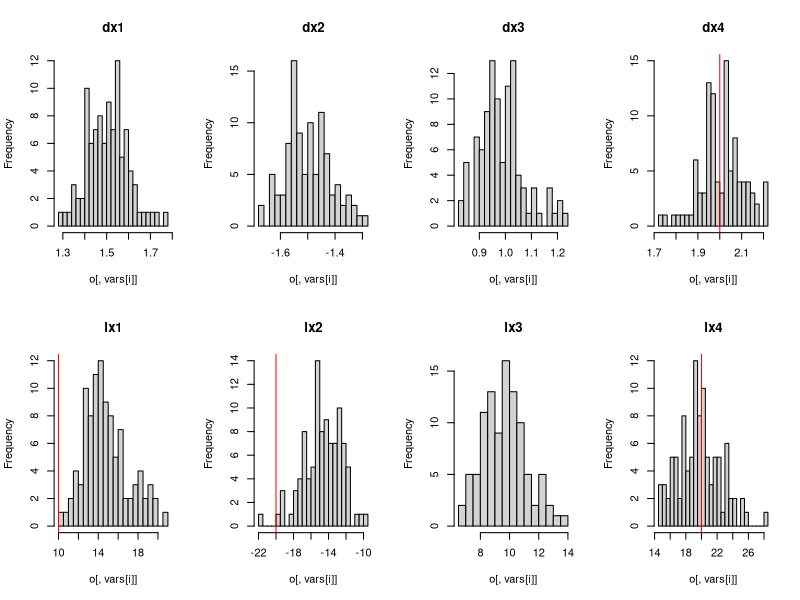
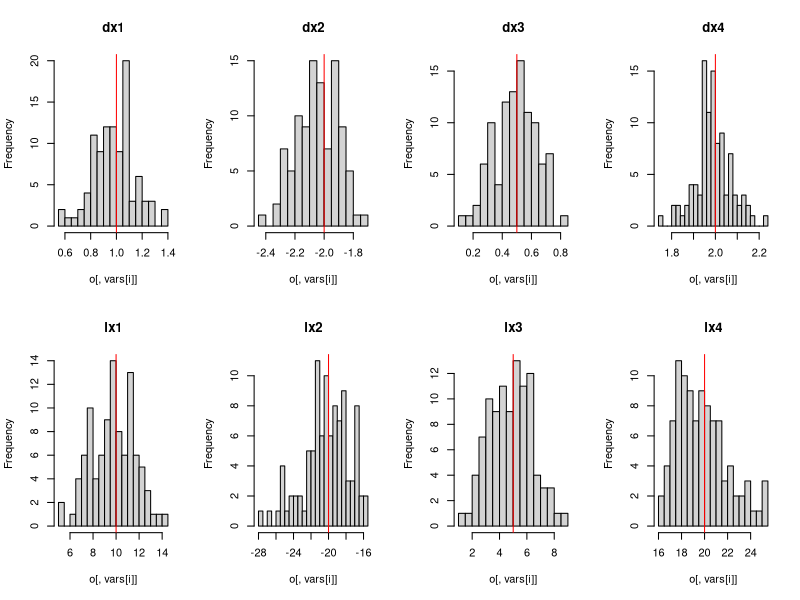

Recreate these plots in R, in order.
## ---- chunk 1

# Load required packages
library(data.table)
library(MASS)
library(knitr)

# Initialize random number
set.seed(1234)

sim_data <- function(rho=.5) {
  N = 120 # sample size
  
  #
  data = data.table(date=1:N)
  data[, quarter:=floor(((date-1)%%12)/3)+1]
  for (i in 1:3) data[,paste0('quarter',i):=ifelse(quarter==i, 1, 0)]
  
  
  data[, trend:=log(1:.N+1)]
  y_0 = 12
  k = 4
  x = matrix(runif(k*N),ncol=k)
  colnames(x) <- paste0('x', 1:k)
  
  data <- cbind(data,x)
  data[, intercept:=1]
  
  beta = c(
    'intercept' = 0,
    'quarter1' = 1,
    'quarter2' = -1,
    'quarter3' = -.5,
    'trend' = .1,
    'x1' = 1,
    'x2' = -2,
    'x3' = .5,
    'x4' = 2,
    'ly' = .9
  )
  
 # rho = .5
  
  # Correlation matrix
  R = matrix(c(1, rho, rho, rho,
               rho, 1, 0, 0,
               rho, 0, 1, 0,
               rho, 0, 0, 1), ncol = 4)
  # Standard deviations
  sig=.5
  S <- c(sqrt(.2), sqrt(sig), sqrt(sig), sqrt(sig))
  
  cor2cov <- function(R, S) {
    sweep(sweep(R, 1, S, "*"), 2, S, "*")
  }
  
  Sigma = cor2cov(R, S)
  
  # Draws from the Var-Covar Matrix
  
  error = mvrnorm(n = N,
                  mu = c(0, 0, 0, 0),
                  Sigma = Sigma)
  
  # x1 endog
  F_x=pnorm(error[,2])
  pi_vals=c(-2,2)
  x=qgamma(F_x,.5)
  data[, x1:=x]
  
  # x2 endog
  F_x=pnorm(error[,3])
  pi_vals=c(-2,2)
  x=qgamma(F_x,.5)
  data[, x2:=x]
  # x3 endog
  F_x=pnorm(error[,4])
  pi_vals=c(-2,2)
  x=qgamma(F_x,.5)
  data[, x3:=x]
  
  	  
  data[, ly:=as.numeric(NA)]
  data[1, ly:=0]
  data[, y:=as.numeric(NA)]  
  
  #shapiro.test(data$x1)
 
  data=data.frame(data)
  
  # simulate data 
  for (i in 1:N) {
    ysim <- as.matrix(data[i, names(beta)]) %*% beta + error[i, 1]
    
    data[i, 'y'] <-  ysim
    if (i < N)
      data[i + 1, 'ly'] <- ysim
    
 }
  data=data.table(data)
  
  make_copula <- function(x, increment = .001) {
    if (length(unique(x)) == 1)
      return(as.numeric(rep(NA, length(x))))
    return(ifelse(ecdf(x)(x) == 1, qnorm(1 - increment), qnorm(ecdf(x)(x))))
  }
  
  data[, dy := y - c(NA, y[-.N])]
  
  for (v in grep('x[0-9]', colnames(data), value = T)) {
    data[, paste0(v, '_star') := make_copula(get(v))]
    data[, paste0('l', v) := c(NA, get(v)[-.N])]
    data[, paste0('l', v, '_star') := make_copula(get(paste0('l', v)))]
    data[, paste0('d', v) := get(v) - c(NA, get(v)[-.N])]
  }
  
  return(data)
}

## ---- chunk 2
reps = 100
set.seed(1234)
data <- lapply(1:reps, function(...) sim_data(rho=.5))

out1 = lapply(data, function(dt)
  lm(
    dy ~ 1 + dx1 + dx2 + dx3 + dx4 + trend + ly + quarter1 + quarter2 + quarter3 +
      lx1 + lx2 + lx3 + lx4,
    data = dt
  )$coefficients)

out2 = lapply(data, function(dt)
  lm(
    dy ~ 1 + dx1 + dx2 + dx3 + dx4 + trend + ly + quarter1 + quarter2 + quarter3 +
      lx1 + lx2 + lx3 + lx4 + x1_star + x2_star + x3_star,
    data = dt
  )$coefficients)


evals <- lapply(list(out1, out2), function(out) {
    
  o = do.call('rbind', out)
  res=colMeans(o)
  
  for (i in 1:4) o[,paste0('lx', i)]<- (-o[,paste0('lx', i)])/o[,'ly']
  true = c(dx1=1, dx2=-2, dx3=.5, dx4=2, lx1=1/.1, lx2=-2/.1, lx3=.5/.1, lx4=2/.1)
  
  par(mfrow=c(2,4))
  
  vars=grep('^dx[0-9]$|lx[0-9]$', colnames(o), value=T)
  
  for (i in seq(along=vars)) {
    hist(o[,vars[i]], breaks=20, main = vars[i])
    abline(v=true[i], col='red')
  }
  return(o)
})

## ---- chunk 3
vars=grep('^dx[0-9]$|lx[0-9]$', colnames(evals[[1]]), value=T)

comp=rbind(data.table(evals[[1]][, vars], type='without Copulas', iteration = 1:nrow(evals[[1]])),
      data.table(evals[[2]][, vars], type='with Copulas', iteration = 1:nrow(evals[[1]])))
tmp=melt(comp, id.vars=c('type'))

tmp2 = tmp[variable%in%vars, list(mean=mean(value)),by=c('type','variable')]

tmp3=cbind(dcast(tmp2, variable~type), true=c(dx1=1, dx2=-2, dx3=.5, dx4=2, lx1=1/.1, lx2=-2/.1, lx3=.5/.1, lx4=2/.1))
setcolorder(tmp3, c('variable', 'true', 'without Copulas','with Copulas'))

kable(tmp3)
